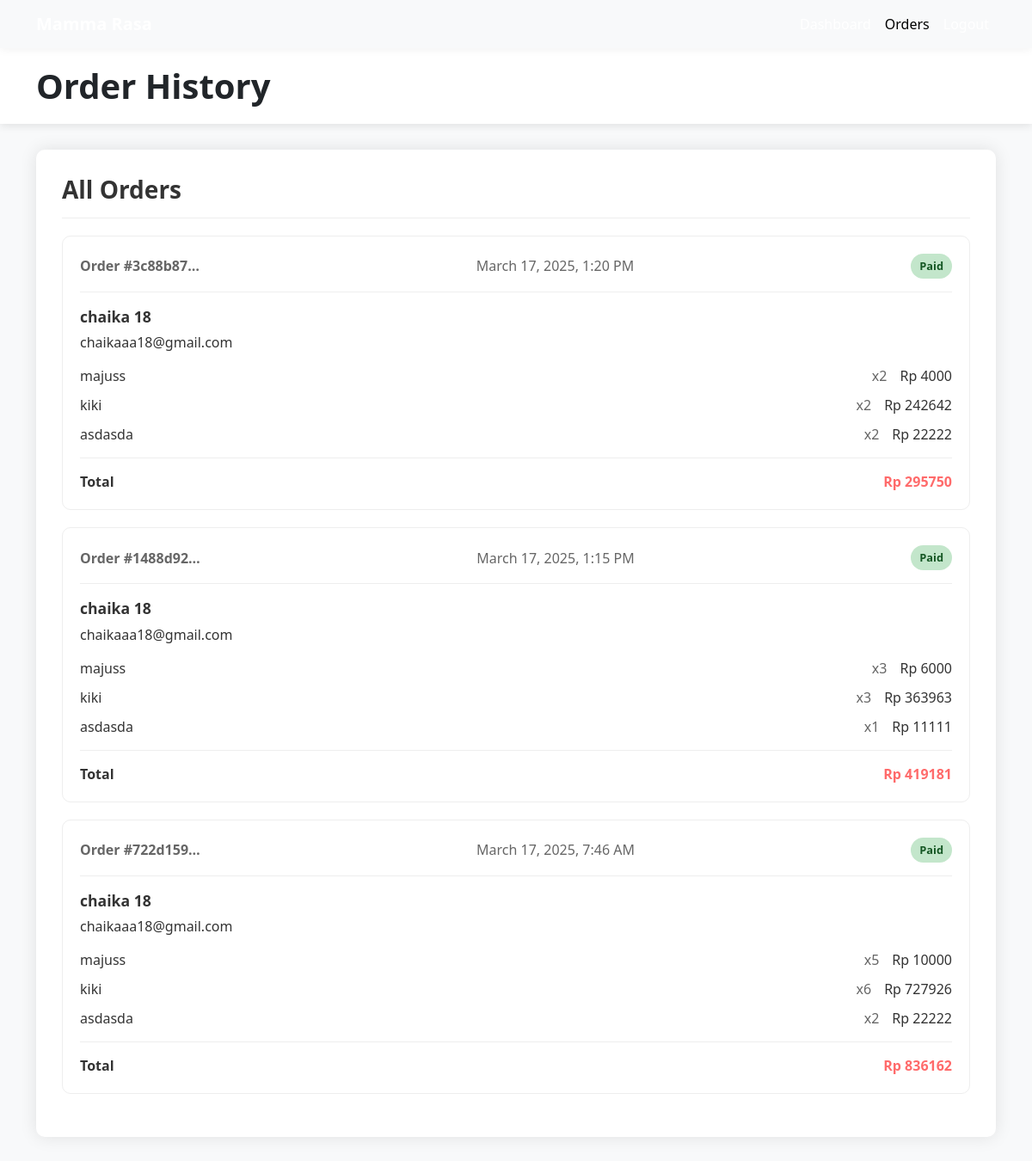
Page /restoran/view-orders/ (signed in) on the committed database.
### buyer/models.py (models this page shows, shortened)
class Order(models.Model):
    STATUS_CHOICES = (
        (False, 'Not Paid'),
        (True, 'Paid'),
    )
    id = models.UUIDField(primary_key=True, default=uuid.uuid4, editable=False)
    buyer = models.ForeignKey(Buyer, on_delete=models.CASCADE, related_name='orders')
    restoran = models.ForeignKey(Restoran, on_delete=models.CASCADE, related_name='orders')
    status = models.BooleanField(choices=STATUS_CHOICES, default=False)
    review = models.TextField(blank=True, null=True)
    order_date = models.DateTimeField(auto_now_add=True)
    name = models.CharField(max_length=100, blank=True, null=True)
    phone = models.CharField(max_length=20, blank=True, null=True)
    address = models.TextField(blank=True, null=True)
    notes = models.TextField(blank=True, null=True)
    payment_method = models.CharField(max_length=20, choices=[
        ('cash', 'Cash'),
        ('transfer', 'Transfer'),
        ('ewallet', 'E-Wallet'),
    ], default='cash')
    @property
    def subtotal(self):
        return sum(item.menu.harga_makanan * item.quantity for item in self.items.all())
    @property
    def service_fee(self):
        return int(self.subtotal * 0.1)  # 10% service fee
    @property
    def total_price(self):
        return self.subtotal + self.service_fee

class Buyer(models.Model):
    id = models.UUIDField(primary_key=True, default=uuid.uuid4, editable=False)
    user = models.OneToOneField(User, on_delete=models.CASCADE, related_name='buyer')
    visited_restaurants = models.ManyToManyField(Restoran, related_name='visitors', blank=True)
    created_at = models.DateTimeField(auto_now_add=True)
    updated_at = models.DateTimeField(auto_now=True)

class OrderItem(models.Model):
    id = models.UUIDField(primary_key=True, default=uuid.uuid4, editable=False)
    order = models.ForeignKey(Order, on_delete=models.CASCADE, related_name='items')
    menu = models.ForeignKey(Menu, on_delete=models.CASCADE)
    quantity = models.PositiveIntegerField(default=1)
    @property
    def subtotal(self):
        return self.menu.harga_makanan * self.quantity

### main/models.py (models this page shows, shortened)
class User(AbstractBaseUser, PermissionsMixin):
    ROLE_CHOICES = (
        ('buyer', 'Buyer'),
        ('restoran', 'Restoran'),
    )
    id = models.UUIDField(primary_key=True, default=uuid.uuid4, editable=False)
    email = models.EmailField(unique=True)
    name = models.CharField(max_length=255)
    profile_image = models.ImageField(upload_to='profile_images/', null=True, blank=True)
    role = models.CharField(max_length=10, choices=ROLE_CHOICES, null=True, blank=True)
    is_active = models.BooleanField(default=True)
    is_staff = models.BooleanField(default=False)
    date_joined = models.DateTimeField(default=timezone.now)
    objects = UserManager()
    USERNAME_FIELD = 'email'
    REQUIRED_FIELDS = ['name']

### restoran/models.py (models this page shows, shortened)
class Menu(models.Model):
    id = models.UUIDField(primary_key=True, default=uuid.uuid4, editable=False)
    restoran = models.ForeignKey(Restoran, on_delete=models.CASCADE, related_name='menus')
    nama_menu = models.CharField(max_length=255)
    foto_makanan = models.ImageField(upload_to='menu_images/', null=True, blank=True)
    harga_makanan = models.IntegerField()
    keterangan_makanan = models.TextField()
    is_visible = models.BooleanField(default=True)
    created_at = models.DateTimeField(auto_now_add=True)
    updated_at = models.DateTimeField(auto_now=True)

### restoran/views.py (the view)
# urls.py: path('view-orders/', views.view_orders, name='view_orders'),
@login_required
def view_orders(request):
    if request.user.role != 'restoran':
        return redirect('home')
    restoran = get_object_or_404(Restoran, user=request.user)
    orders = Order.objects.filter(restoran=restoran, status=True).order_by('-order_date')
    context = {
        'restoran': restoran,
        'orders': orders,
    }
    return render(request, 'restoran/view_orders.html', context)

### restoran/templates/restoran/view_orders.html (shortened to what this page needs)
<!DOCTYPE html>
<html lang="en">
<head>
    <link href="https://cdn.jsdelivr.net/npm/bootstrap@5.3.0-alpha1/dist/css/bootstrap.min.css" rel="stylesheet">
    <link rel="stylesheet" href="https://cdnjs.cloudflare.com/ajax/libs/font-awesome/6.0.0/css/all.min.css">
</head>
<body>
    <nav class="navbar navbar-expand-lg">
        <div class="container">
            <a class="navbar-brand" href="#">Mamma Rasa</a>
            <div class="collapse navbar-collapse" id="navbarNav">
                <ul class="navbar-nav ms-auto">
                    <li class="nav-item">
                        <a class="nav-link" href="{% url 'restoran_page' %}">Dashboard</a>
                    </li>
                    <li class="nav-item">
                        <a class="nav-link active" href="{% url 'view_orders' %}">Orders</a>
                    </li>
                    <li class="nav-item">
                        <a class="nav-link" href="{% url 'logout' %}">Logout</a>
                    </li>
                </ul>
            </div>
        </div>
    </nav>
    <div class="page-header">
        <div class="container">
            <h1 class="page-title">Order History</h1>
        </div>
    </div>
    <div class="container">
        <div class="orders-container">
            <h3 class="section-title">All Orders</h3>
            {% if orders %}
                {% for order in orders %}
                    <div class="order-card">
                        <div class="order-header">
                            <div class="order-id">Order #{{ order.id|truncatechars:8 }}</div>
                            <div class="order-date">{{ order.order_date|date:"F d, Y, g:i A" }}</div>
                            <div class="order-status">Paid</div>
                        </div>
                        <div class="buyer-info">
                            <div>
                                <div class="buyer-name">{{ order.buyer.user.name }}</div>
                                <div>{{ order.buyer.user.email }}</div>
                            </div>
                        </div>
                        <div class="order-items">
                            {% for item in order.items.all|slice:":3" %}
                                <div class="order-item">
                                    <div class="item-name">{{ item.menu.nama_menu }}</div>
                                    <div class="item-quantity">x{{ item.quantity }}</div>
                                    <div>Rp {{ item.subtotal }}</div>
                                </div>
                            {% endfor %}
                        </div>
                        <div class="order-total">
                            <div>Total</div>
                            <div class="order-total-value">Rp {{ order.total_price }}</div>
                        </div>
                    </div>
                {% endfor %}
            {% endif %}
        </div>
    </div>
</body>
</html>

### restoran/templates/restoran/view_orders.html (style rules this page uses)
body { font-family: 'Segoe UI', Tahoma, Geneva, Verdana, sans-serif; background-color: #f8f9fa; color: #333; }
.navbar { background-color: #f8f9fa; box-shadow: 0 2px 10px rgba(0, 0, 0, 0.05); }
.navbar-brand { font-weight: 600; color: #fff; }
.navbar-nav .nav-link { color: #fff; }
.page-header { background-color: #fff; padding: 20px 0; margin-bottom: 30px; box-shadow: 0 2px 10px rgba(0, 0, 0, 0.1); }
.page-title { color: #212529; font-weight: 600; margin-bottom: 0; }
.orders-container { background-color: #fff; border-radius: 10px; box-shadow: 0 0 20px rgba(0, 0, 0, 0.1); padding: 30px; margin-bottom: 30px; }
.section-title { font-weight: 600; margin-bottom: 20px; padding-bottom: 15px; border-bottom: 1px solid #eee; }
.order-card { border: 1px solid #eee; border-radius: 10px; padding: 20px; margin-bottom: 20px; transition: transform 0.3s, box-shadow 0.3s; }
.order-header { display: flex; justify-content: space-between; align-items: center; margin-bottom: 15px; padding-bottom: 15px; border-bottom: 1px solid #eee; }
.order-id { font-weight: 600; color: #666; }
.order-date { color: #666; }
.order-status { padding: 5px 10px; border-radius: 20px; font-size: 0.8rem; font-weight: 600; background-color: #c3e6cb; color: #155724; }
.buyer-info { display: flex; align-items: center; margin-bottom: 15px; }
.buyer-name { font-weight: 600; font-size: 1.1rem; margin-bottom: 5px; }
.order-items { margin-bottom: 15px; }
.order-item { display: flex; justify-content: space-between; margin-bottom: 10px; }
.item-name { flex: 1; }
.item-quantity { margin: 0 15px; color: #666; }
.order-total { display: flex; justify-content: space-between; font-weight: 600; margin-top: 15px; padding-top: 15px; border-top: 1px solid #eee; }
.order-total-value { color: #ff6b6b; }

### rows in the picture
Order: id "3c88b87…", order_date "March 17, 2025, 1:20 PM", buyer.user.name "chaika 18", buyer.user.email "chaikaaa18@gmail.com", total_price "295750"
OrderItem: menu.nama_menu "majuss", quantity "2", subtotal "4000"
OrderItem: menu.nama_menu "kiki", quantity "2", subtotal "242642"
OrderItem: menu.nama_menu "asdasda", quantity "2", subtotal "22222"
Order: id "1488d92…", order_date "March 17, 2025, 1:15 PM", buyer.user.name "chaika 18", buyer.user.email "chaikaaa18@gmail.com", total_price "419181"
OrderItem: menu.nama_menu "majuss", quantity "3", subtotal "6000"
OrderItem: menu.nama_menu "kiki", quantity "3", subtotal "363963"
OrderItem: menu.nama_menu "asdasda", quantity "1", subtotal "11111"
Order: id "722d159…", order_date "March 17, 2025, 7:46 AM", buyer.user.name "chaika 18", buyer.user.email "chaikaaa18@gmail.com", total_price "836162"
OrderItem: menu.nama_menu "majuss", quantity "5", subtotal "10000"
OrderItem: menu.nama_menu "kiki", quantity "6", subtotal "727926"
OrderItem: menu.nama_menu "asdasda", quantity "2", subtotal "22222"
